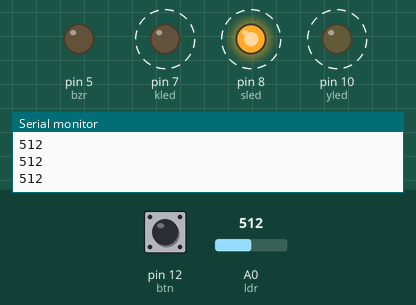
Simulated run of this sketch. Board: Arduino Uno, built with avr-gcc and run on an emulated ATmega328P. On the bench: output pins drawn as LEDs (lit = HIGH), the last lines printed to the serial monitor. Dashed ring = blinking. The test bench sets the inputs (shaded band); at power-on: A0 (ldr) = 512, pin 12 (btn) LOW.

Above: at 0.45 s.
1.3 s: A0 (ldr) set to 489
At 1.59 s:
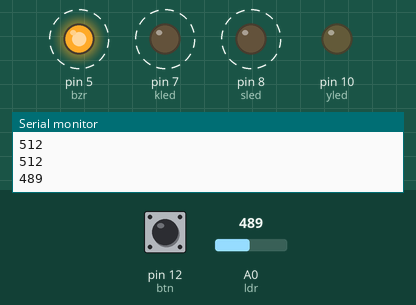
4.3 s: A0 (ldr) set to 510
At 4.78 s:
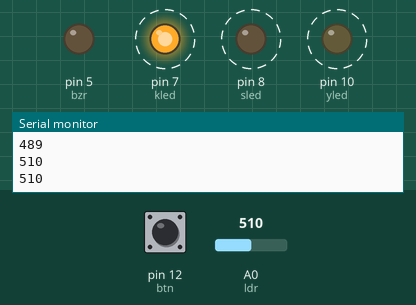
7.3 s: A0 (ldr) set to 490
At 7.71 s:
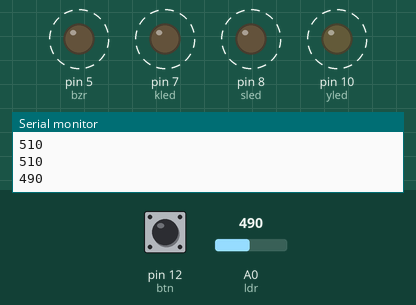
Timing chart, 0 to 16.3 s (numbered marks = the images above; inputs shaded):
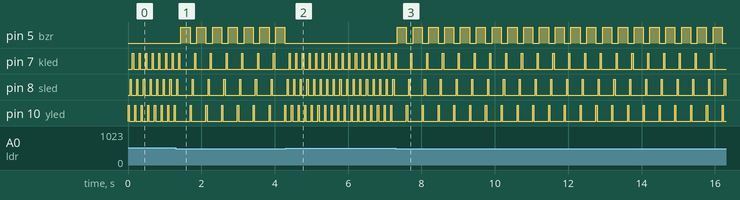

Measured:
- the behaviour switches between 500 and 499 on A0 (ldr) (found by bisection; images 0 and 1)
- after the input at 1.3 s, pin 5 (bzr): alternates HIGH for 0.25 s and LOW for 0.18 s, starting after 0.14 s; pin 7 (kled): alternates HIGH for 0.03 s and LOW for 0.40 s, starting after 0.51 s
- after the input at 4.3 s, pin 5 (bzr): stops changing and stays LOW; pin 7 (kled): alternates HIGH for 0.03 s and LOW for 0.15 s, starting after 0.28 s; pin 8 (sled): alternates HIGH for 0.03 s and LOW for 0.15 s, starting after 0.22 s; pin 10 (yled): alternates HIGH for 0.03 s and LOW for 0.15 s, starting after 0.16 s
- after the input at 7.3 s, pin 5 (bzr): alternates HIGH for 0.25 s and LOW for 0.18 s, starting at once; pin 7 (kled): alternates HIGH for 0.03 s and LOW for 0.40 s, starting after 0.41 s; pin 8 (sled): alternates HIGH for 0.03 s and LOW for 0.40 s, starting after 0.35 s; pin 10 (yled): alternates HIGH for 0.03 s and LOW for 0.40 s, starting after 0.29 s
- by itself, pin 7 (kled), pin 8 (sled), pin 10 (yled): alternates HIGH for 0.03 s and LOW for 0.15 s

The sketch:

fonksiyon.ino
```cpp
#define kled 7
#define sled 8
#define yled 10
#define ldr A0
#define btn 12
#define bzr 5

void setup() {
  pinMode(kled, OUTPUT);
  pinMode(sled, OUTPUT);
  pinMode(yled, OUTPUT);
  pinMode(btn, INPUT);  // Proje de PULL UP veya PULL DOWN direnci koymayı unutma
  pinMode(bzr, OUTPUT);
  pinMode(ldr, INPUT);
  Serial.begin(9600);
}

void loop() {
  fonksiyon1();
  fonksiyon2();
  fonksiyon3();
}

// LDR'ye göre buzzer kontrolü
void fonksiyon1() {
  int ldr_deger = analogRead(ldr);
  Serial.println(ldr_deger);

  if (ldr_deger < 500) {
    digitalWrite(bzr, HIGH);
    delay(250);
    digitalWrite(bzr, LOW);
  }
}

// Butonla LED sıralı yakma
void fonksiyon2() {
  if (digitalRead(btn) == HIGH) {
    digitalWrite(kled, HIGH);
    delay(100);
    digitalWrite(kled, LOW);
    delay(100);

    digitalWrite(sled, HIGH);
    delay(100);
    digitalWrite(sled, LOW);
    delay(100);

    digitalWrite(yled, HIGH);
    delay(100);
    digitalWrite(yled, LOW);
  }
}

// Devamlı led animasyonu
void fonksiyon3() {
  digitalWrite(yled, HIGH);
  delay(30);
  digitalWrite(yled, LOW);
  delay(30);

  digitalWrite(sled, HIGH);
  delay(30);
  digitalWrite(sled, LOW);
  delay(30);

  digitalWrite(kled, HIGH);
  delay(30);
  digitalWrite(kled, LOW);
  delay(30);
}
```
